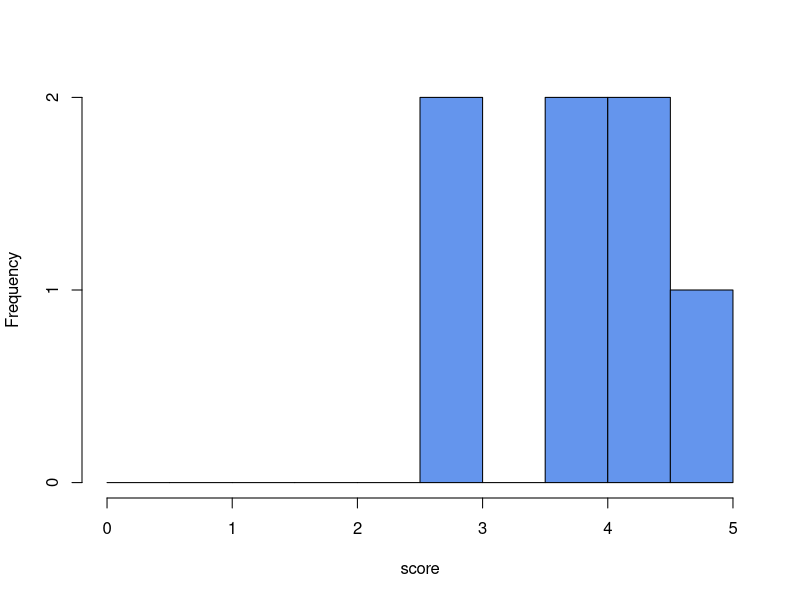
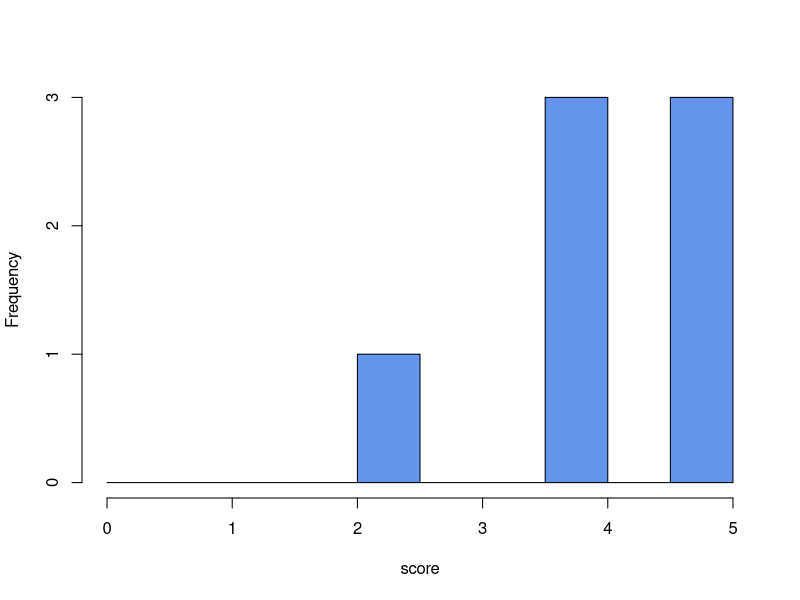
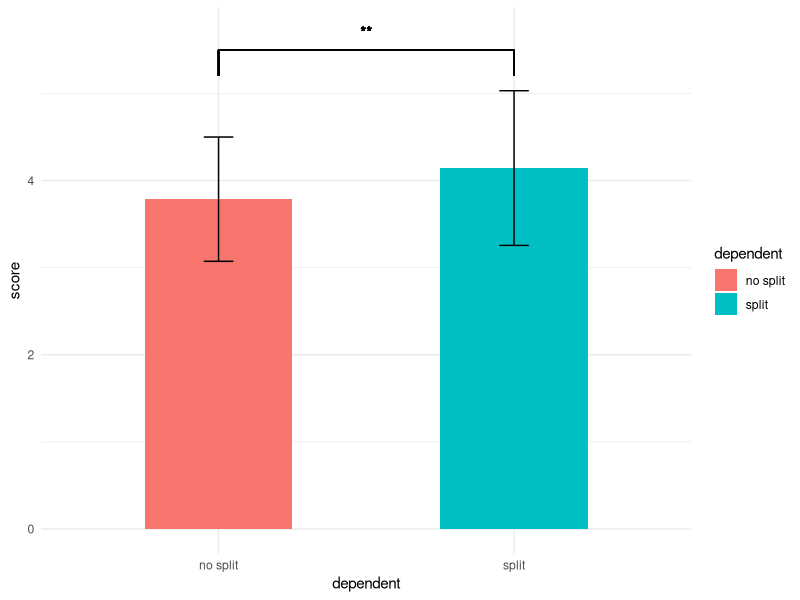
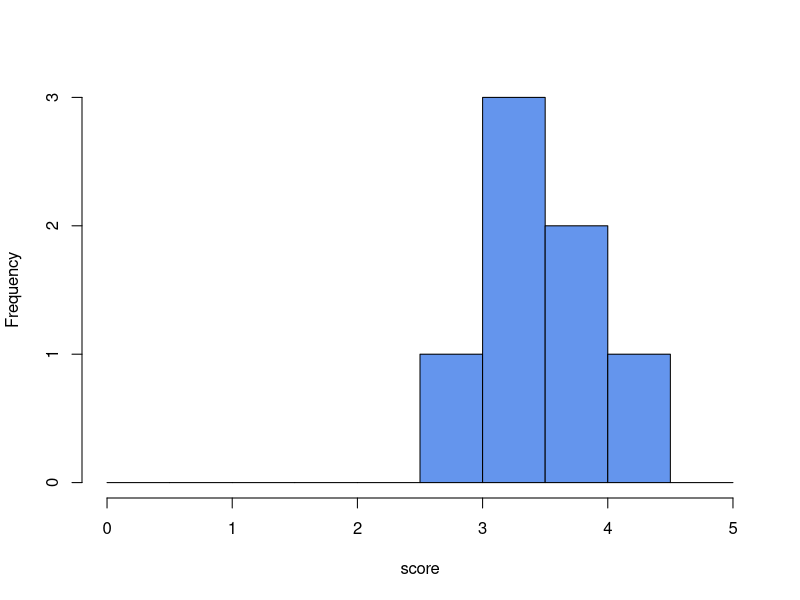
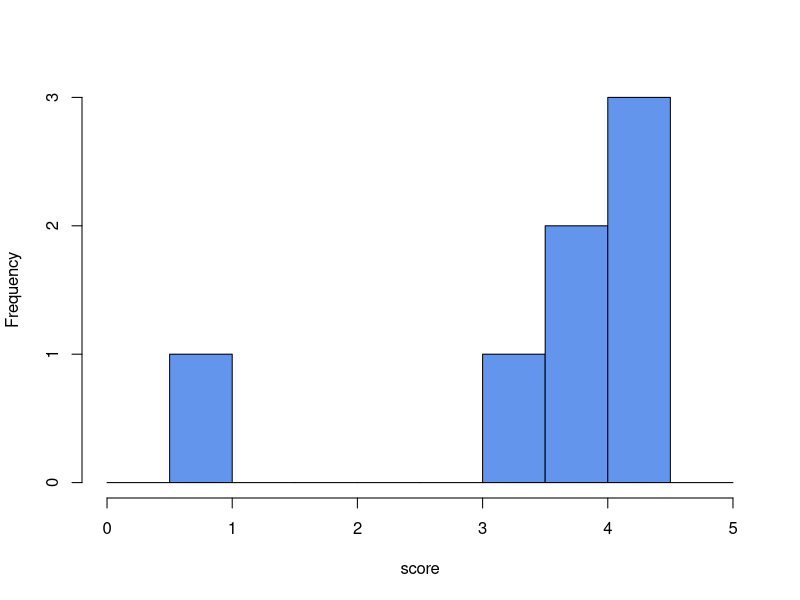
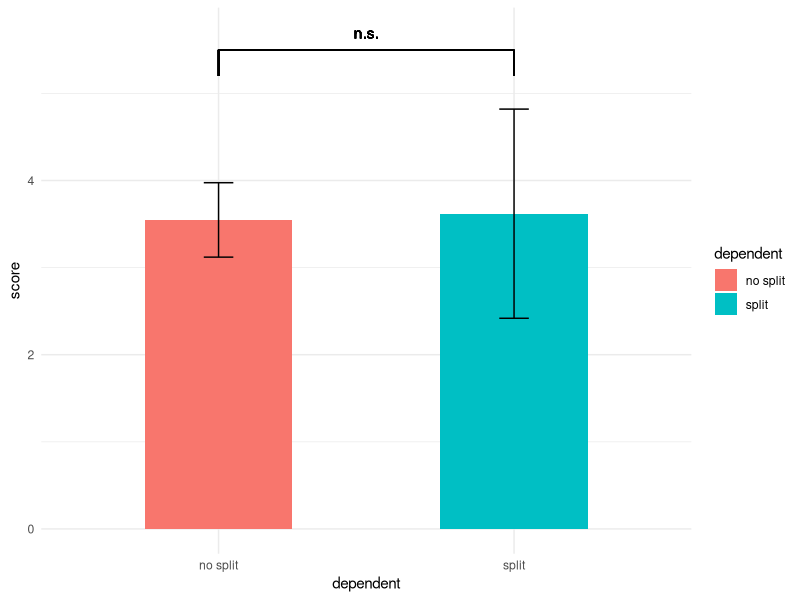
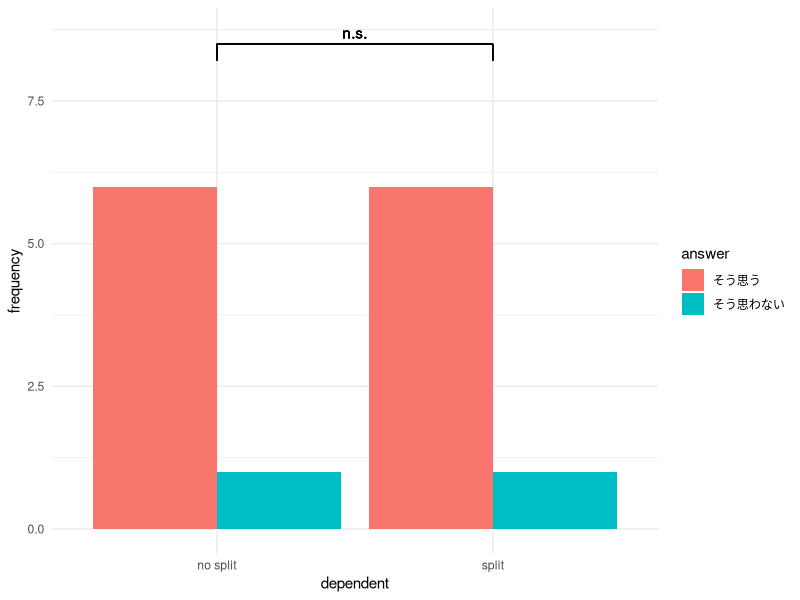
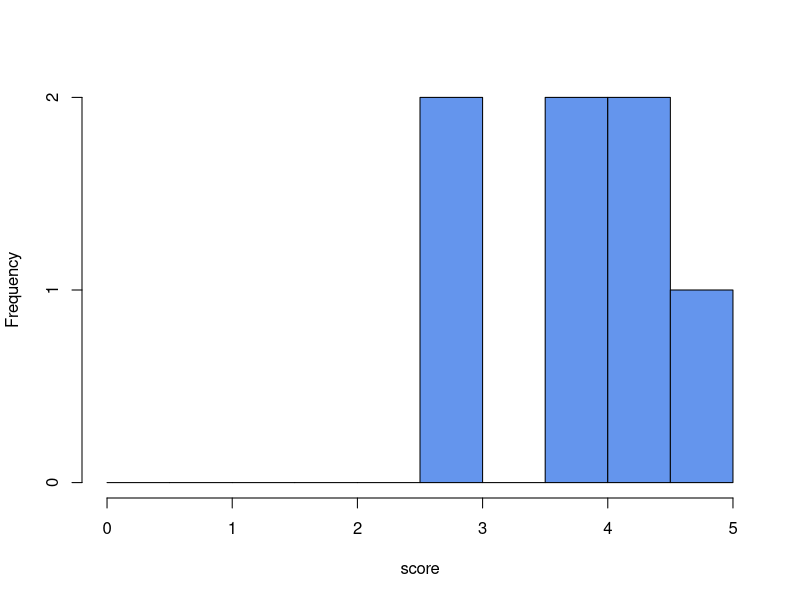

R code for these plots, in order:
## ---- chunk 1
personality<-read.csv("csv/personality.csv",header = T)
functional<-read.csv("csv/functional.csv",header = T)
charm<-read.csv("csv/charm.csv",header=T)
## ---- chunk 2
head(personality)
## ---- chunk 3
print("標準偏差",quote=F)
sd(personality$no_split)
print("最小値　第一四分位　中央値　平均値　第三四分位　最大値",quote=F)
summary((personality$no_split))
## ---- chunk 4
hist(personality$no_split,xlab="score",col="CornFlowerBlue",main = NULL,breaks=seq(0,5,0.5))
png("personality_no_split_hist.png", width = 2000, height =1500, res = 400)
hist(personality$no_split,xlab="score",col="CornFlowerBlue",main = NULL,breaks=seq(0,5,0.5))
dev.off()
## ---- chunk 5
print("標準偏差",quote=F)
sd(personality$split)
print("最小値　第一四分位　中央値　平均値　第三四分位　最大値",quote=F)
summary((personality$split))
## ---- chunk 6
hist(personality$split,xlab="score",col="CornFlowerBlue",main = NULL,breaks=seq(0,5,0.5))
png("personality_split_hist.png", width = 2000, height =1500, res = 400)
hist(personality$split,xlab="score",col="CornFlowerBlue",main = NULL,breaks=seq(0,5,0.5))
dev.off()
## ---- chunk 7
library(ggplot2)
library(ggbeeswarm)
library("ggsignif")
library(ggpubr)
## ---- chunk 8
personality_plot_data<-data.frame("dependent"=c(rep("no split",max(personality$ID)),rep("split",max(personality$ID))),"score"=c(personality$no_split,personality$split))
head(personality_plot_data)
tail(personality_plot_data)
## ---- chunk 9
t.test(personality$no_split,personality$split,paired = T,alternative = "two.sided",var.equal = T,conf.level = 0.95)
## ---- chunk 10
t.test(personality$no_split,personality$split,paired = T,alternative = "two.sided",var.equal = F,conf.level = 0.95)
## ---- chunk 11
library(coin)
## ---- chunk 12
personality_analysis_data<-data.frame("dependent"=factor(c(rep(0,max(personality$ID)),rep(1,max(personality$ID)))),"score"=c(personality$no_split,personality$split))
head(personality_analysis_data)
tail(personality_analysis_data)
## ---- chunk 13
personality_result<-wilcox_test(score ~ dependent,data=personality_analysis_data,paired = T,alternative = "two.sided",distribution="exact")
personality_result
## ---- chunk 14
p <- pvalue(personality_result)
z <- qnorm(1 - p/2)#両側検定の場合
n<-length(personality_analysis_data$dependent)/2
r <- z / sqrt(n)
print(r)
## ---- chunk 15
personality_power<-power.t.test(n=n,delta=r,sig.level=0.05,type="paired",strict=T)
personality_power
print("検出力")
personality_power$power
## ---- chunk 16
ggplot(personality_plot_data,aes(x = dependent,y = score,fill=dependent))+geom_bar(stat = "summary",fun = "mean",position = position_dodge(width = 0.9),width = 0.5)+stat_summary(geom = "errorbar",fun.data = "mean_sd",width = 0.1)+ 
  #検定結果によって変わる
  geom_text(aes(x = 1.5, y = 5.7, label = "**")) + 
  geom_segment(x = 1, xend = 1, y = 5.5, yend = 5.2) +
  geom_segment(x = 1, xend = 2, y = 5.5, yend = 5.5) +
  geom_segment(x = 2, xend = 2, y = 5.5, yend = 5.2) + theme_minimal()

png("personality_barplot.png", width = 2000, height =1500, res = 400)
ggplot(personality_plot_data,aes(x = dependent,y = score,fill=dependent))+geom_bar(stat = "summary",fun = "mean",position = position_dodge(width = 0.9),width = 0.5)+stat_summary(geom = "errorbar",fun.data = "mean_sd",width = 0.1)+ 
  #検定結果によって変わる
  geom_text(aes(x = 1.5, y = 5.7, label = "**")) + 
  geom_segment(x = 1, xend = 1, y = 5.5, yend = 5.2) +
  geom_segment(x = 1, xend = 2, y = 5.5, yend = 5.5) +
  geom_segment(x = 2, xend = 2, y = 5.5, yend = 5.2) + theme_minimal()
dev.off()

## ---- chunk 17
head(functional)
## ---- chunk 18
print("標準偏差",quote=F)
sd(functional$no_split)
print("最小値　第一四分位　中央値　平均値　第三四分位　最大値",quote=F)
summary((functional$no_split))
## ---- chunk 19
hist(functional$no_split,xlab="score",col="CornFlowerBlue",main = NULL,breaks=seq(0,5,0.5))
png("functional_no_split_hist.png", width = 2000, height =1500, res = 400)
hist(functional$no_split,xlab="score",col="CornFlowerBlue",main = NULL,breaks=seq(0,5,0.5))
dev.off()
## ---- chunk 20
print("標準偏差",quote=F)
sd(functional$split)
print("最小値　第一四分位　中央値　平均値　第三四分位　最大値",quote=F)
summary((functional$split))
## ---- chunk 21
hist(functional$split,xlab="score",col="CornFlowerBlue",main = NULL,breaks=seq(0,5,0.5))
png("functional_split_hist.png", width = 2000, height =1500, res = 400)
hist(functional$split,xlab="score",col="CornFlowerBlue",main = NULL,breaks=seq(0,5,0.5))
dev.off()
## ---- chunk 22
t.test(functional$no_split,functional$split,paired = T,alternative = "two.sided",var.equal = T,conf.level = 0.95)
## ---- chunk 23
t.test(functional$no_split,functional$split,paired = T,alternative = "two.sided",var.equal = F,conf.level = 0.95)
## ---- chunk 24
functional_analysis_data<-data.frame("dependent"=factor(c(rep(0,max(functional$ID)),rep(1,max(functional$ID)))),"score"=c(functional$no_split,functional$split))
head(functional_analysis_data)
tail(functional_analysis_data)
## ---- chunk 25
functional_result<-wilcox_test(score ~ dependent,data=functional_analysis_data,paired = T,alternative = "two.sided",distribution="exact")
functional_result
## ---- chunk 26
p <- pvalue(functional_result)
z <- qnorm(1 - p/2)#両側検定の場合
n<-length(functional_analysis_data$dependent)/2
r <- z / sqrt(n)
print(r)
## ---- chunk 27
functional_power<-power.t.test(n=n,delta=r,sig.level=0.05,type="paired",strict=T)
functional_power
print("検出力")
functional_power$power
## ---- chunk 28
functional_plot_data<-data.frame("dependent"=c(rep("no split",max(functional$ID)),rep("split",max(functional$ID))),"score"=c(functional$no_split,functional$split))
head(functional_plot_data)
tail(functional_plot_data)
## ---- chunk 29
ggplot(functional_plot_data,aes(x = dependent,y = score,fill=dependent))+geom_bar(stat = "summary",fun = "mean",position = position_dodge(width = 0.9),width = 0.5)+stat_summary(geom = "errorbar",fun.data = "mean_sd",width = 0.1)+ 
  #検定結果によって変わる
  geom_text(aes(x = 1.5, y = 5.7, label = "n.s.")) + 
  geom_segment(x = 1, xend = 1, y = 5.5, yend = 5.2) +
  geom_segment(x = 1, xend = 2, y = 5.5, yend = 5.5) +
  geom_segment(x = 2, xend = 2, y = 5.5, yend = 5.2) + theme_minimal()

png("functional_barplot.png", width = 2000, height =1500, res = 400)
ggplot(functional_plot_data,aes(x = dependent,y = score,fill=dependent))+geom_bar(stat = "summary",fun = "mean",position = position_dodge(width = 0.9),width = 0.5)+stat_summary(geom = "errorbar",fun.data = "mean_sd",width = 0.1)+ 
  #検定結果によって変わる
  geom_text(aes(x = 1.5, y = 5.7, label = "n.s.")) + 
  geom_segment(x = 1, xend = 1, y = 5.5, yend = 5.2) +
  geom_segment(x = 1, xend = 2, y = 5.5, yend = 5.5) +
  geom_segment(x = 2, xend = 2, y = 5.5, yend = 5.2) + theme_minimal()
dev.off()
## ---- chunk 30
head(charm)
## ---- chunk 31
charm_table_no_split<-table(charm$no_split)
round(100*charm_table_no_split/sum(charm_table_no_split),2)
## ---- chunk 32
charm_table_split<-table(charm$split)
round(100*charm_table_split/sum(charm_table_split),2)
## ---- chunk 33
charm_matrix_data<-matrix(c(charm_table_no_split,charm_table_split),nrow=2,byrow=T)
colnames(charm_matrix_data)<-c("そう思わない","そう思う")
rownames(charm_matrix_data)<-c("no split","split")
charm_matrix_data
## ---- chunk 34
charm_result<-prop.test(c(charm_table_no_split[2],charm_table_split[2]),c(sum(charm_table_no_split),sum(charm_table_split)),alternative = "two.sided",conf.level = 0.95)
charm_result
## ---- chunk 35
charm_power<-power.prop.test(p1=charm_table_no_split/sum(charm_table_no_split),p2=charm_table_split/sum(charm_table_split),n=n,sig.level=0.05,alternative="two.sided",strict=T)
personality_power
print("検出力")
personality_power$power
## ---- chunk 36
fisher.test(charm_matrix_data,conf.level = 0.95)
## ---- chunk 37
charm_plot_data<-data.frame("dependent"=c("no split","no split","split","split"),"answer"=c("そう思わない","そう思う","そう思わない","そう思う"),"frequency"=c(charm_table_no_split,charm_table_split))
head(charm_plot_data)
## ---- chunk 38
ggplot(data=charm_plot_data,aes(x=dependent,y=frequency,fill=answer))+geom_bar(position ="dodge",stat = "identity")+
  #検定結果によって変わる
  geom_text(aes(x = 1.5, y =8.7, label = "n.s.")) + 
  geom_segment(x = 1, xend = 1, y = 8.5, yend = 8.2) +
  geom_segment(x = 1, xend = 2, y = 8.5, yend = 8.5) +
  geom_segment(x = 2, xend = 2, y = 8.5, yend = 8.2)+ theme_minimal()

png("charm_barplot.png", width = 2000, height =1500, res = 400)
ggplot(data=charm_plot_data,aes(x=dependent,y=frequency,fill=answer))+geom_bar(position ="dodge",stat = "identity")+
  #検定結果によって変わる
  geom_text(aes(x = 1.5, y =8.7, label = "n.s.")) + 
  geom_segment(x = 1, xend = 1, y = 8.5, yend = 8.2) +
  geom_segment(x = 1, xend = 2, y = 8.5, yend = 8.5) +
  geom_segment(x = 2, xend = 2, y = 8.5, yend = 8.2)+ theme_minimal()
dev.off()
